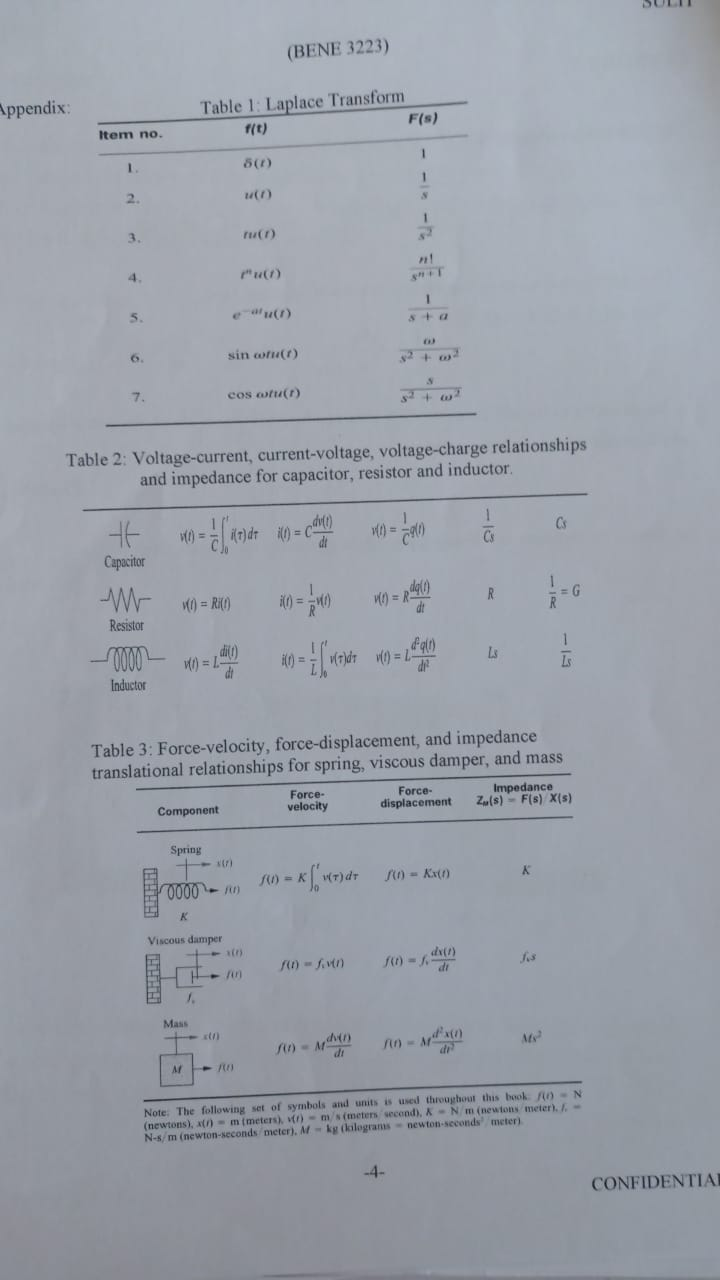
#> input picture assets/wj1.jpg, 720 x 1280 px
$ python -i colorchange.py   (imports and definitions only)
#> lines starting #> are read from the running program, lines starting #| are printed output that depends on the picture; after the words box and inside, x2 and y2 are one past the last pixel; in counts of white or black regions, pixels touching at a corner belong together
#> further down, picture is the input picture: shape (1280, 720, 3); mean B, G, R 169.6, 160.2, 155
import cv2

def convert_to_black_and_white(image):
    threshold_value = int(input("Threshold value(normally: 127): "))
#> the answer given: 100
    # Convert the image to grayscale
    gray_image = cv2.cvtColor(image, cv2.COLOR_BGR2GRAY)

    # Apply binary thresholding
    _, binary_image = cv2.threshold(gray_image, threshold_value, 255, cv2.THRESH_BINARY)
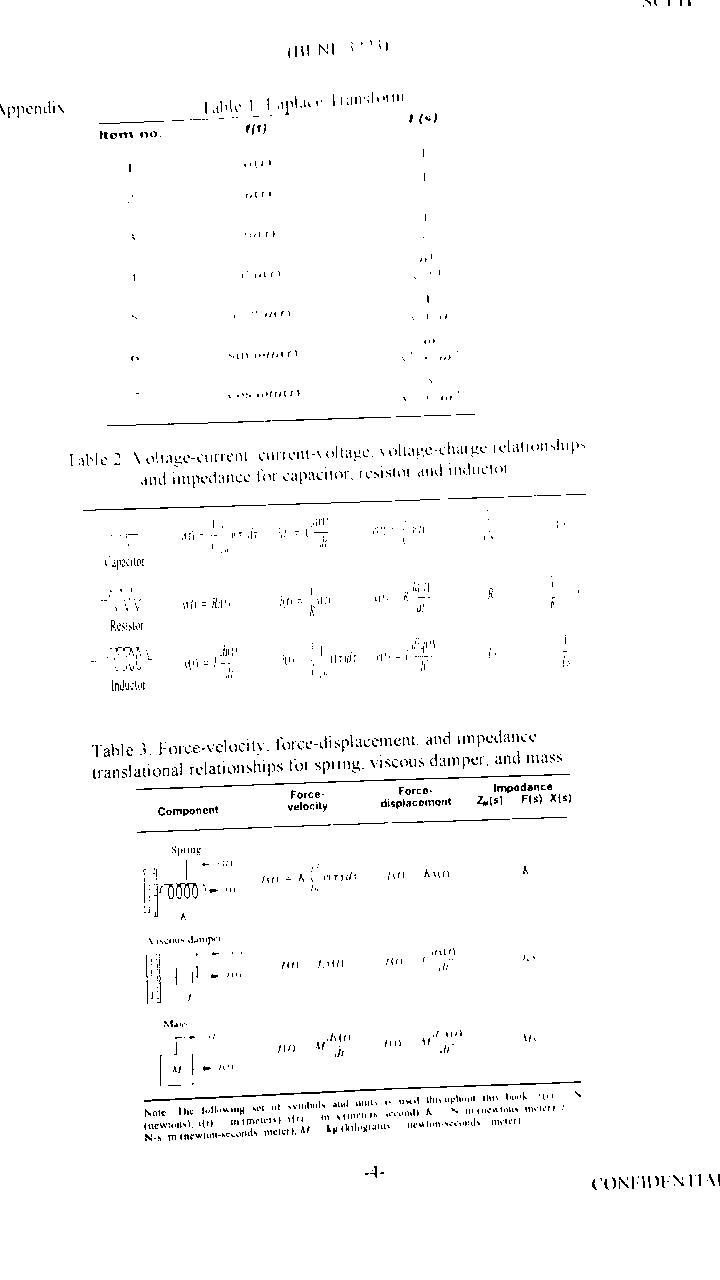
#> binary_image: shape (1280, 720); 98.4% white; black in thin lines or dots

    binary_BRG_image = cv2.cvtColor(binary_image, cv2.COLOR_GRAY2BGR)
#> binary_BRG_image: shape (1280, 720, 3); 98.4% white; black in thin lines or dots

    return binary_BRG_image


def convert_to_black_and_white_adaptive(image):
    # Convert the image to grayscale
    gray_image = cv2.cvtColor(image, cv2.COLOR_BGR2GRAY)

    # Apply adaptive thresholding
    binary_image = cv2.adaptiveThreshold(
        gray_image,       # Grayscale image
        255,              # Maximum value (white)
        cv2.ADAPTIVE_THRESH_MEAN_C,  # Adaptive method (mean of neighborhood area)
        cv2.THRESH_BINARY,         # Binary thresholding
        11,                # Block size (area around each pixel to compute threshold)
        2                  # Constant subtracted from the mean to adjust threshold
    )
    binary_BRG_image = cv2.cvtColor(binary_image, cv2.COLOR_GRAY2BGR)

    return binary_BRG_image


def convert_to_grayscale(image):
    grayscale_image = cv2.cvtColor(image, cv2.COLOR_BGR2GRAY)
    grayscale_BRG_image = cv2.cvtColor(grayscale_image, cv2.COLOR_GRAY2BGR)
    return grayscale_BRG_image

def changeWhich(image):
    prompt = """

Which color change would you like to make?
    1. Convert to Black and White
    2. Convert to Black and White (Adaptive)
    3. Convert to Grayscale

Please enter the number of your choice.
    """
    choice = input(prompt)
    if choice == "1":
        return convert_to_black_and_white(image)
    elif choice == "2":
        return convert_to_black_and_white_adaptive(image)
    elif choice == "3":
        return convert_to_grayscale(image)
    else:
        print("Invalid choice. Please try again.")
        return changeWhich(image)

>>> import cv2
>>> picture = cv2.imread('../assets/wj1.jpg')
>>> result = convert_to_black_and_white(picture)

$ run again, on assets/wj2.jpg
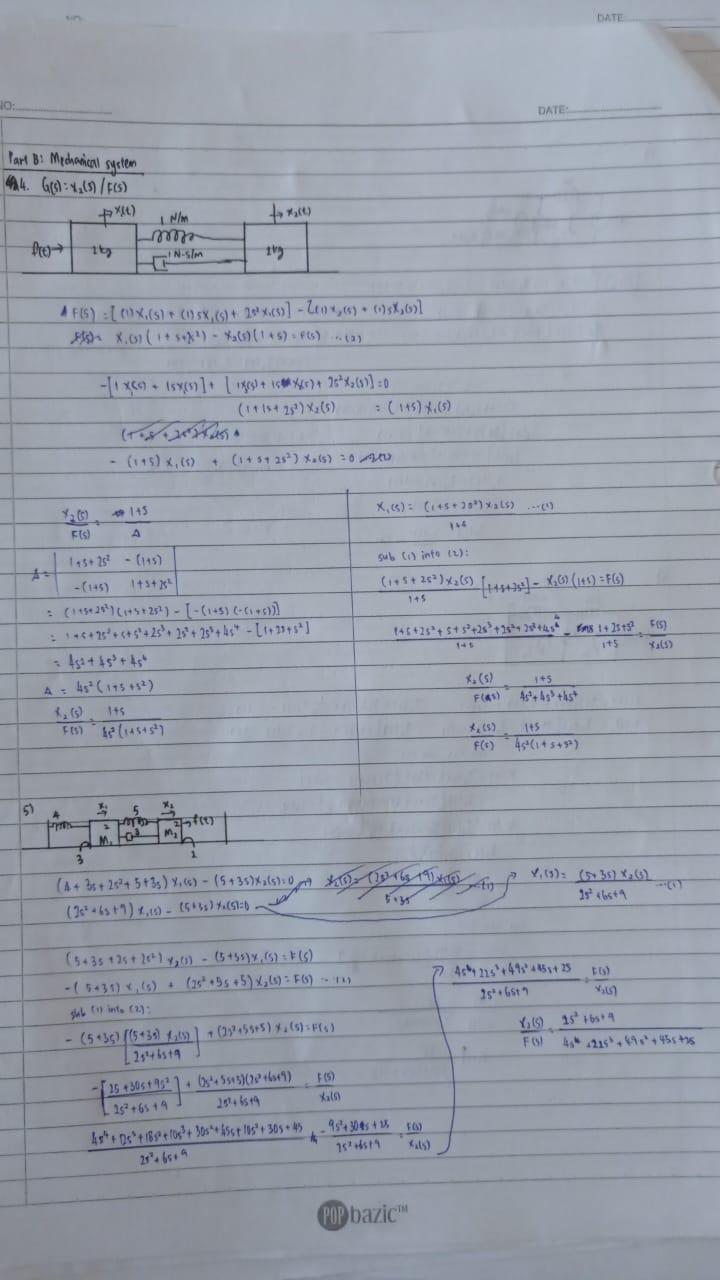
#> input picture assets/wj2.jpg, 720 x 1280 px
#> picture is the input picture: shape (1280, 720, 3); mean B, G, R 170.7, 159, 152.7
#> in convert_to_black_and_white, `_, binary_image = cv2.threshold(gray_image, threshold_value, 255, cv2...`:
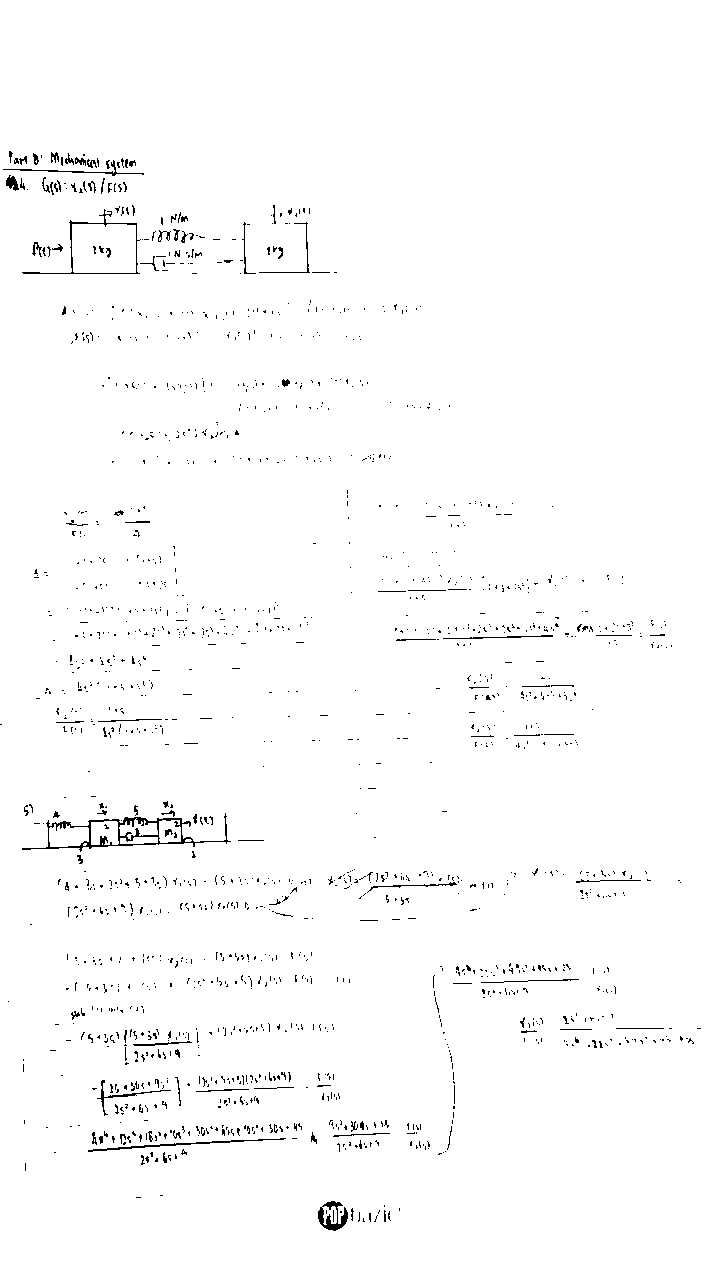
#> binary_image: shape (1280, 720); 98.6% white; black in thin lines or dots, all inside (x1, y1, x2, y2) = (0, 151, 701, 1231)

$ run again, on assets/yc1.jpg
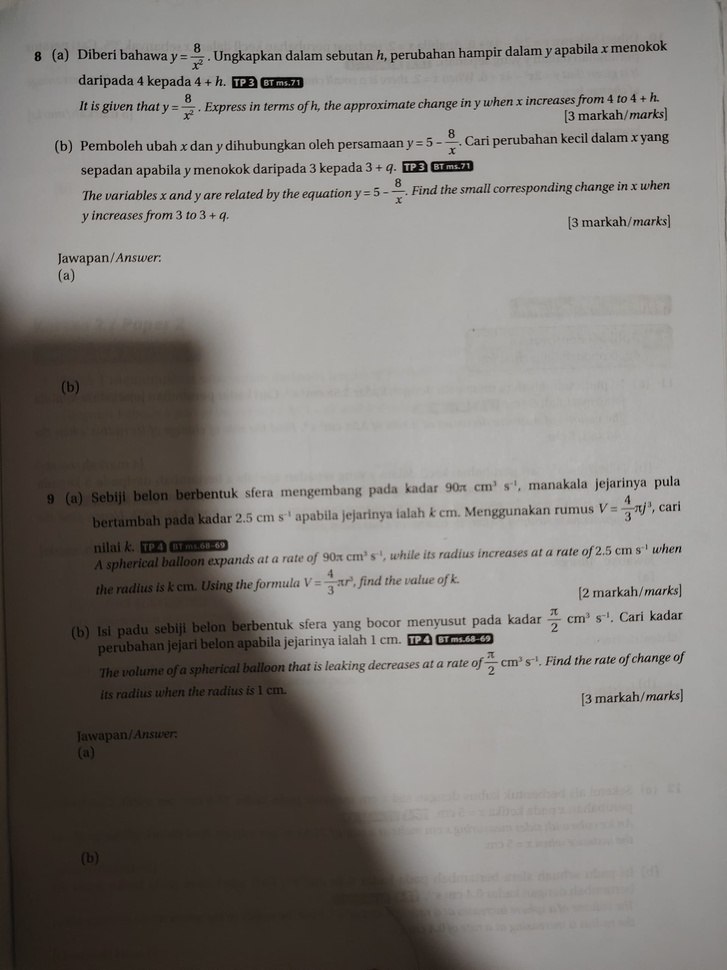
#> input picture assets/yc1.jpg, 727 x 970 px, shrunk from 1920 x 2560 before the run
#> picture is the input picture: shape (970, 727, 3); mean B, G, R 122.3, 126.3, 129.8
#> in convert_to_black_and_white, `_, binary_image = cv2.threshold(gray_image, threshold_value, 255, cv2...`:
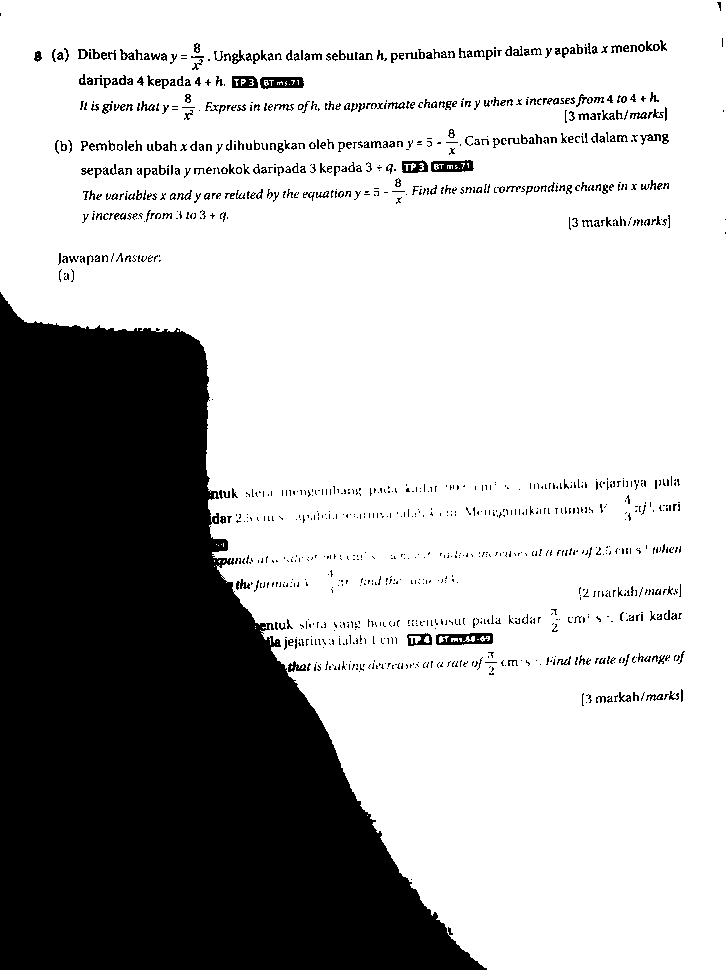
#> binary_image: shape (970, 727); 70.7% white; 1198 black regions (881 under 20 px), largest, box (x1, y1, x2, y2) and area: (0, 292, 487, 970) 189466, (436, 633, 493, 645) 461, (260, 77, 304, 89) 407

$ run again, on assets/yc2.jpg
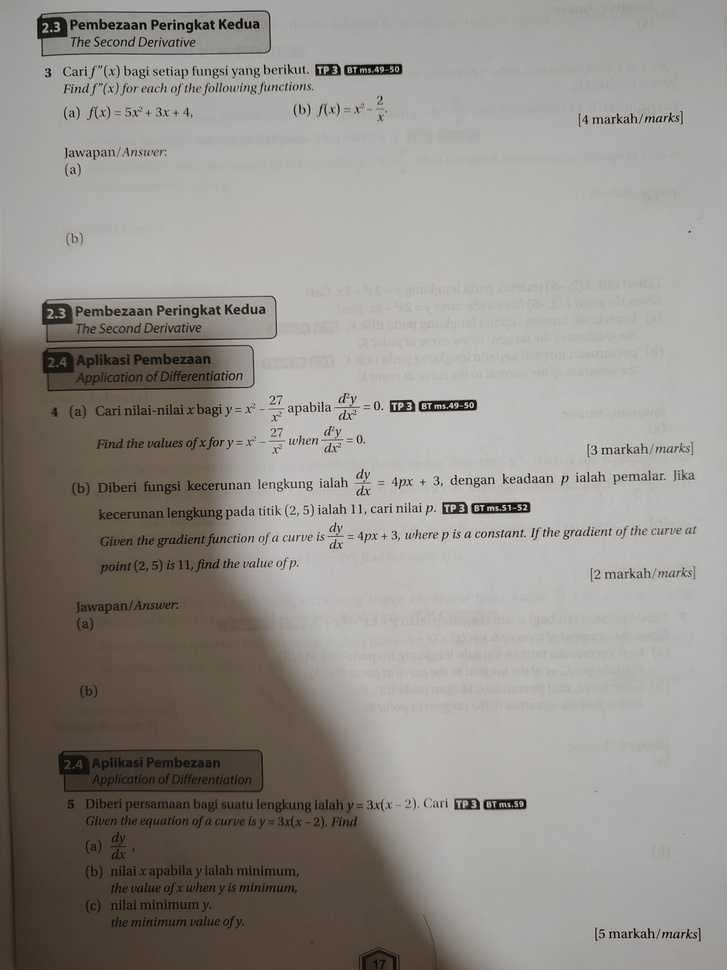
#> input picture assets/yc2.jpg, 727 x 970 px, shrunk from 1920 x 2560 before the run
#> picture is the input picture: shape (970, 727, 3); mean B, G, R 138.7, 144, 148.4
#> in convert_to_black_and_white, `_, binary_image = cv2.threshold(gray_image, threshold_value, 255, cv2...`:
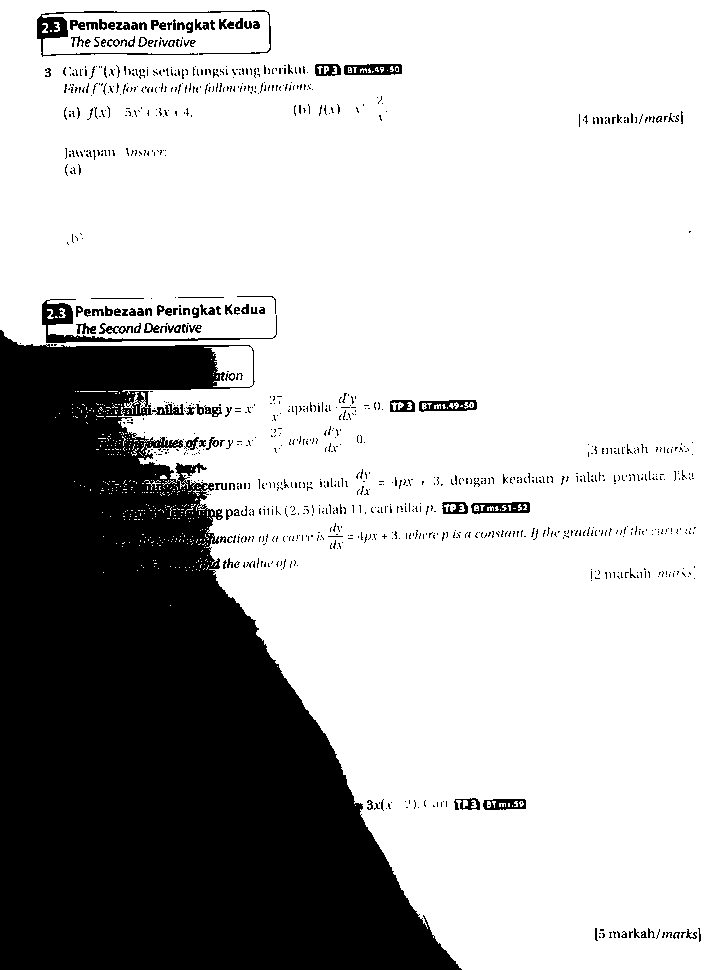
#> binary_image: shape (970, 727); 72.9% white; 1013 black regions (903 under 20 px), largest, box (x1, y1, x2, y2) and area: (0, 330, 462, 970) 176474, (42, 299, 277, 343) 1336, (37, 10, 271, 57) 1219
